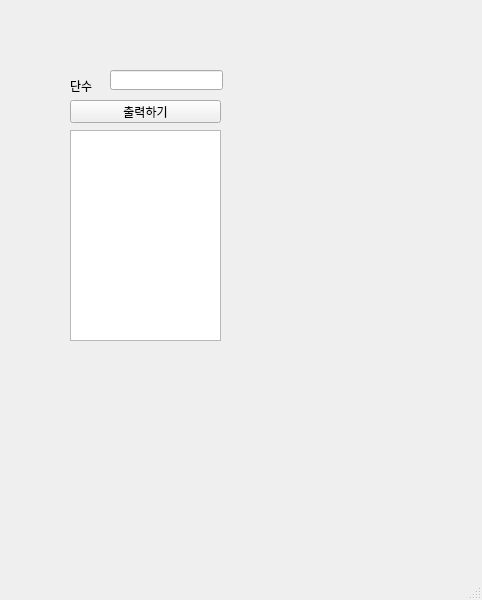
<?xml version="1.0" encoding="UTF-8"?>
<ui version="4.0">
 <class>MainWindow</class>
 <widget class="QMainWindow" name="MainWindow">
  <property name="geometry">
   <rect>
    <x>0</x>
    <y>0</y>
    <width>482</width>
    <height>600</height>
   </rect>
  </property>
  <property name="windowTitle">
   <string>MainWindow</string>
  </property>
  <widget class="QWidget" name="centralwidget">
   <widget class="QLabel" name="lbl_dan">
    <property name="geometry">
     <rect>
      <x>70</x>
      <y>80</y>
      <width>56</width>
      <height>12</height>
     </rect>
    </property>
    <property name="text">
     <string>단수</string>
    </property>
   </widget>
   <widget class="QPushButton" name="pb">
    <property name="geometry">
     <rect>
      <x>70</x>
      <y>100</y>
      <width>151</width>
      <height>23</height>
     </rect>
    </property>
    <property name="text">
     <string>출력하기</string>
    </property>
   </widget>
   <widget class="QLineEdit" name="le">
    <property name="geometry">
     <rect>
      <x>110</x>
      <y>70</y>
      <width>113</width>
      <height>20</height>
     </rect>
    </property>
   </widget>
   <widget class="QTextEdit" name="te">
    <property name="geometry">
     <rect>
      <x>70</x>
      <y>130</y>
      <width>151</width>
      <height>211</height>
     </rect>
    </property>
   </widget>
  </widget>
  <widget class="QMenuBar" name="menubar">
   <property name="geometry">
    <rect>
     <x>0</x>
     <y>0</y>
     <width>482</width>
     <height>21</height>
    </rect>
   </property>
  </widget>
  <widget class="QStatusBar" name="statusbar"/>
 </widget>
 <resources/>
 <connections/>
</ui>
